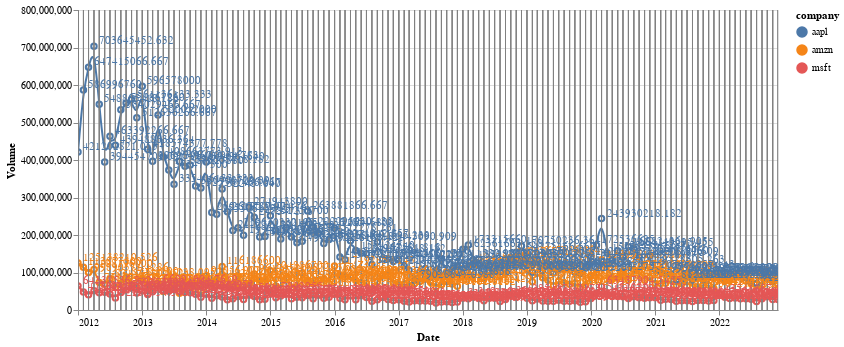

Notebook code cell kept with this figure:
### Markdown cell above
### Volumn prices by companies

### Code cell
# selection interaction
nearest = alt.selection_single(nearest=True, on='mouseover')

# stock average monthly open value 
monthly_volume_plt = alt.Chart(volume_top3_nasdaq).mark_line(interpolate='basis').encode(
    alt.X('Date:T'),
    alt.Y('Volume:Q', type='quantitative'),
    color='company:N'
)

# select chart
selectors = alt.Chart(volume_top3_nasdaq).mark_point().encode(
    alt.X('Date:T'),
    opacity=alt.value(0),
).add_selection (
    nearest
)

# Draw points on the line, and highlight based on selection
points = monthly_volume_plt.mark_point().encode(
    opacity=alt.condition(nearest, alt.value(1), alt.value(0))
)

# Draw text labels near the points, and highlight based on selection
text = monthly_volume_plt.mark_text(align='left', dx=5, dy=-5).encode(
    text=alt.condition(nearest, 'Volume:Q', alt.value(' '))
)

# Draw a rule at the location of the selection
rules = alt.Chart(volume_top3_nasdaq).mark_rule(color='gray').encode(
    alt.X('Date:T'),
).transform_filter(
    nearest
)
                         
# 

# Put the five layers into a chart and bind the data
alt.layer(
    monthly_volume_plt, selectors, points, rules, text
).properties(
    width=700
).interactive(
)

### Figure 1 — Vega-Lite specification as saved in the notebook (floating-point values rounded to 4 significant figures; data arrays with more than 128 entries replaced by an {"elided": "..."} marker saying what was removed)
{"config": {"view": {"continuousWidth": 400, "continuousHeight": 300}}, "layer": [{"mark": {"type": "line", "interpolate": "basis"}, "encoding": {"color": {"field": "company", "type": "nominal"}, "x": {"field": "Date", "type": "temporal"}, "y": {"field": "Volume", "type": "quantitative"}}, "selection": {"selector028": {"type": "interval", "bind": "scales", "encodings": ["x", "y"]}}}, {"mark": "point", "encoding": {"opacity": {"value": 0}, "x": {"field": "Date", "type": "temporal"}}, "selection": {"selector027": {"type": "single", "nearest": true, "on": "mouseover"}}}, {"mark": "point", "encoding": {"color": {"field": "company", "type": "nominal"}, "opacity": {"condition": {"value": 1, "selection": "selector027"}, "value": 0}, "x": {"field": "Date", "type": "temporal"}, "y": {"field": "Volume", "type": "quantitative"}}}, {"mark": {"type": "rule", "color": "gray"}, "encoding": {"x": {"field": "Date", "type": "temporal"}}, "transform": [{"filter": {"selection": "selector027"}}]}, {"mark": {"type": "text", "align": "left", "dx": 5, "dy": -5}, "encoding": {"color": {"field": "company", "type": "nominal"}, "text": {"condition": {"field": "Volume", "type": "quantitative", "selection": "selector027"}, "value": " "}, "x": {"field": "Date", "type": "temporal"}, "y": {"field": "Volume", "type": "quantitative"}}}], "data": {"name": "data-07dae46131f4f862c48da7801241533c"}, "width": 700, "$schema": "https://vega.github.io/schema/vega-lite/v4.17.0.json", "datasets": {"data-07dae46131f4f862c48da7801241533c": {"elided": "396 records"}}}
